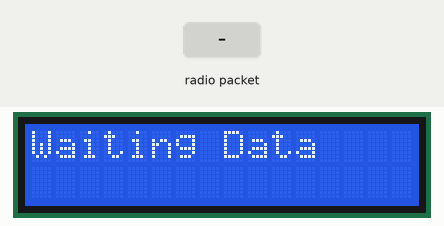
This sketch was run on a simulated Arduino Uno, built with avr-gcc and run on an emulated ATmega328P. Parts: 16×2 character LCD. The inputs (shaded band) are chosen by the test bench. No radio packets arrive unless stated; what the sketch prints to the serial monitor is not drawn.

Above: at 3.3 s.
3.4 s: radio packet "1" arrives
At 4.6 s:
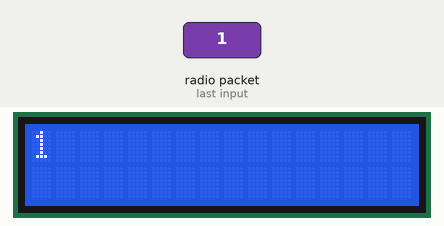
4.9 s: radio packet "0" arrives
At 5.9 s:
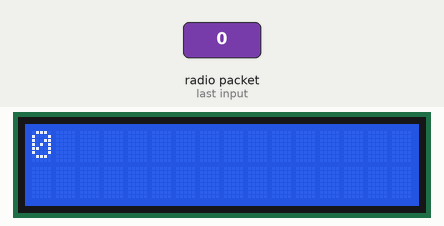
6.4 s: radio packet "2" arrives
At 7.0 s:
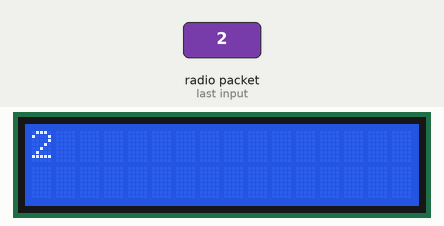
Timing chart, 0 to 9.4 s (numbered marks = the images above; inputs shaded):
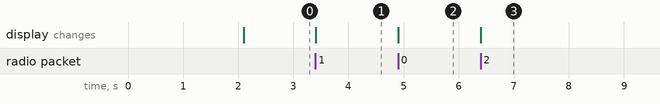

Measured:
- after the input at 3.4 s, the display: changes at once (image 1)
- after the input at 4.9 s, the display: changes at once (image 2)
- after the input at 6.4 s, the display: changes at once (image 3)

The sketch:

receiver-station-i2c-lcd.ino
```cpp
#include <RH_ASK.h>
#include <SPI.h>
#include <LiquidCrystal_I2C.h>

// RX on D11
RH_ASK rf_driver(2000, 11, 12);

LiquidCrystal_I2C lcd(0x27, 16, 2);

void setup()
{
  Serial.begin(9600);

  lcd.init();
  lcd.backlight();

  // Startup Screen
  lcd.clear();
  lcd.setCursor(0, 0);
  lcd.print("Car Starting!");

  lcd.setCursor(0, 1);
  lcd.print("Let's GO!");

  delay(2000);

  lcd.clear();

  if (rf_driver.init())
  {
    Serial.println("RX OK");

    lcd.setCursor(0, 0);
    lcd.print("Waiting Data");
  }
  else
  {
    Serial.println("RX FAIL");

    lcd.setCursor(0, 0);
    lcd.print("RF Init Fail");
  }
}

void loop()
{
  uint8_t buf[60];
  uint8_t buflen = sizeof(buf);

  if (rf_driver.recv(buf, &buflen))
  {
    buf[buflen] = '\0';

    String data = String((char*)buf);

    Serial.print("RX -> ");
    Serial.println(data);

    lcd.clear();

    // First line
    lcd.setCursor(0, 0);
    lcd.print(data.substring(0, 16));

    // Second line
    if (data.length() > 16)
    {
      lcd.setCursor(0, 1);
      lcd.print(data.substring(16, 32));
    }
  }
}
```
